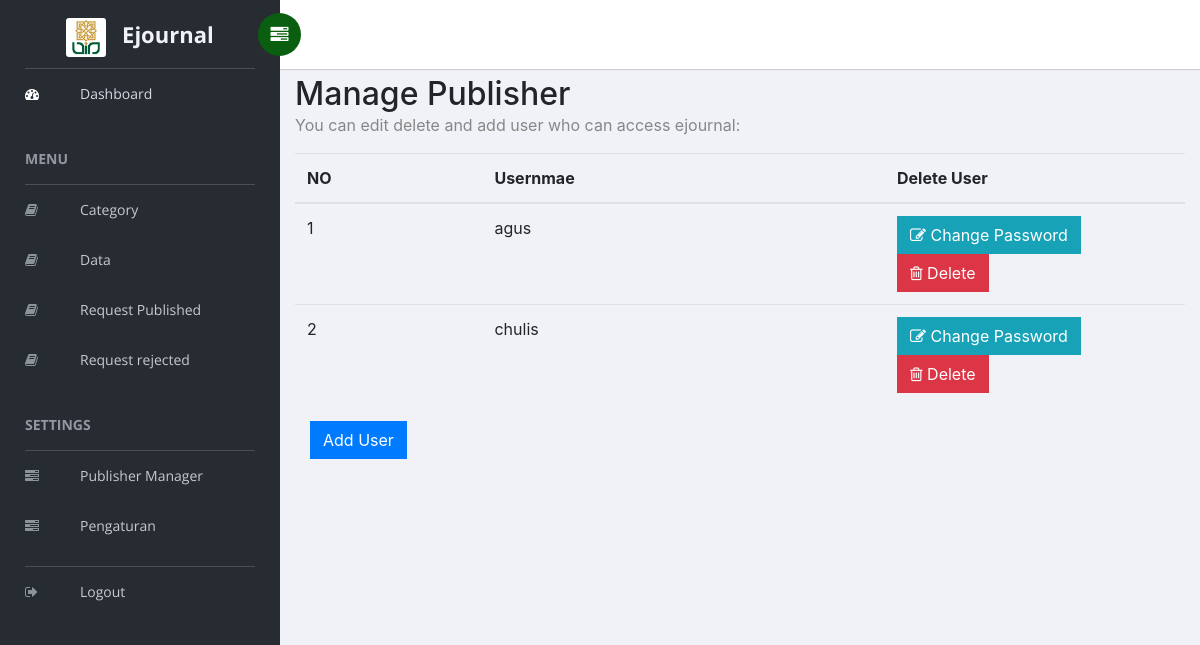
Page /Admin/index.php?page=Publisher_list (signed in) on the earlier database version.
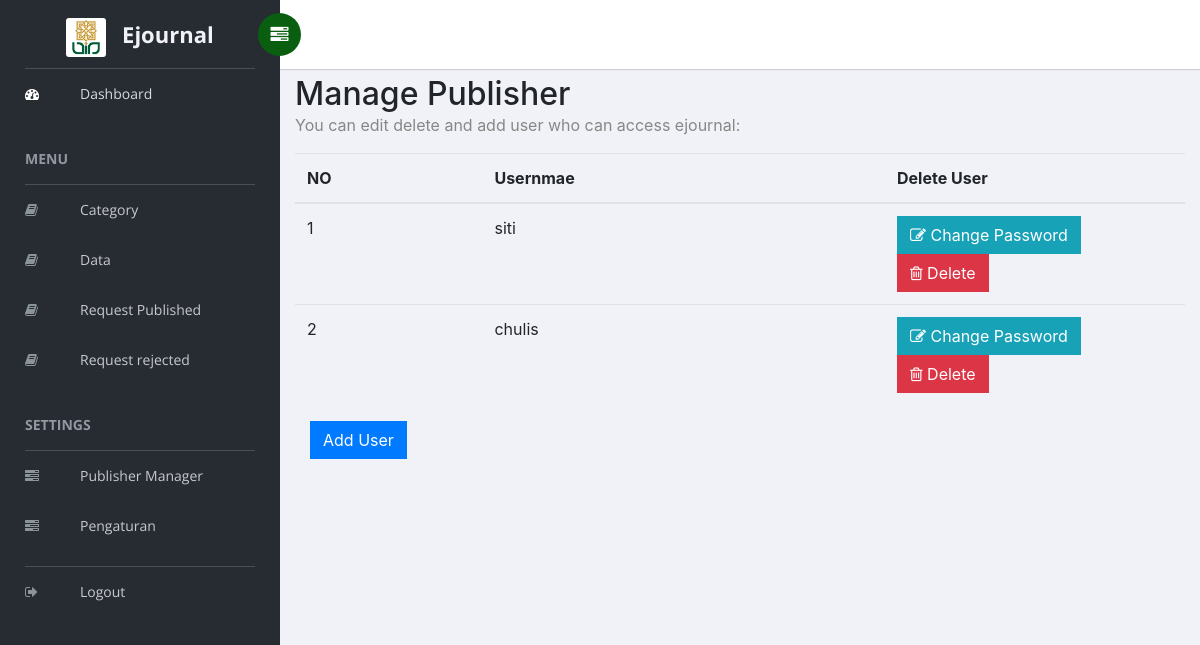
Same page on the later database version.
### tables this page shows
CREATE TABLE `publisher` (
  `id_publisher` int(5) NOT NULL,
  `username` varchar(25) NOT NULL,
  `afliasi` varchar(50) NOT NULL,
  `password` varchar(50) NOT NULL
);

### Admin/Publisher_list.php (the view, shortened to what this page needs)
<div class="container">
  <h2>
Manage Publisher</h2>
  <p>You can edit delete and add user who can access ejournal:</p>
  <table class="table">
    <thead>
      <tr>
        <th>NO</th>
        <th>Usernmae</th>
        <th style="width: 300px;">Delete User</th>
      </tr>
    </thead>
    <tbody>
<?php
 $no = 1;
 include "../config/config.php";
$user_ku = mysqli_query($mysqli, "SELECT * FROM publisher ORDER BY id_publisher ASC");
    foreach ($user_ku as $key=>$ini)
        {
?>
      <tr>
        <td><?php echo $no++ ?></td>
        <td><?php echo $ini['username']; ?></td>
        <td>
      <button type="button" class="btn btn-info"  data-toggle="modal" data-target="#Modals<?php echo $ini['id_publisher'] ?>"><i class="fa fa-pencil-square-o"></i> Change Password</button>
	 <button type="button" class="btn btn-danger" data-toggle="modal" data-target="#Modal<?php echo $ini['id_publisher'] ?>"><i class="fa fa-trash-o"></i> Delete</button>
        </td>
      </tr>
<?php
}
?>
    </tbody>
  </table>
<div class="col-md-12">
<button type="button" data-toggle="modal" data-target="#Modalk" class="btn btn-primary">Add User</button>
</div>
</div>

Differences in the rows shown:
changed publisher: username "agus" → "siti"
